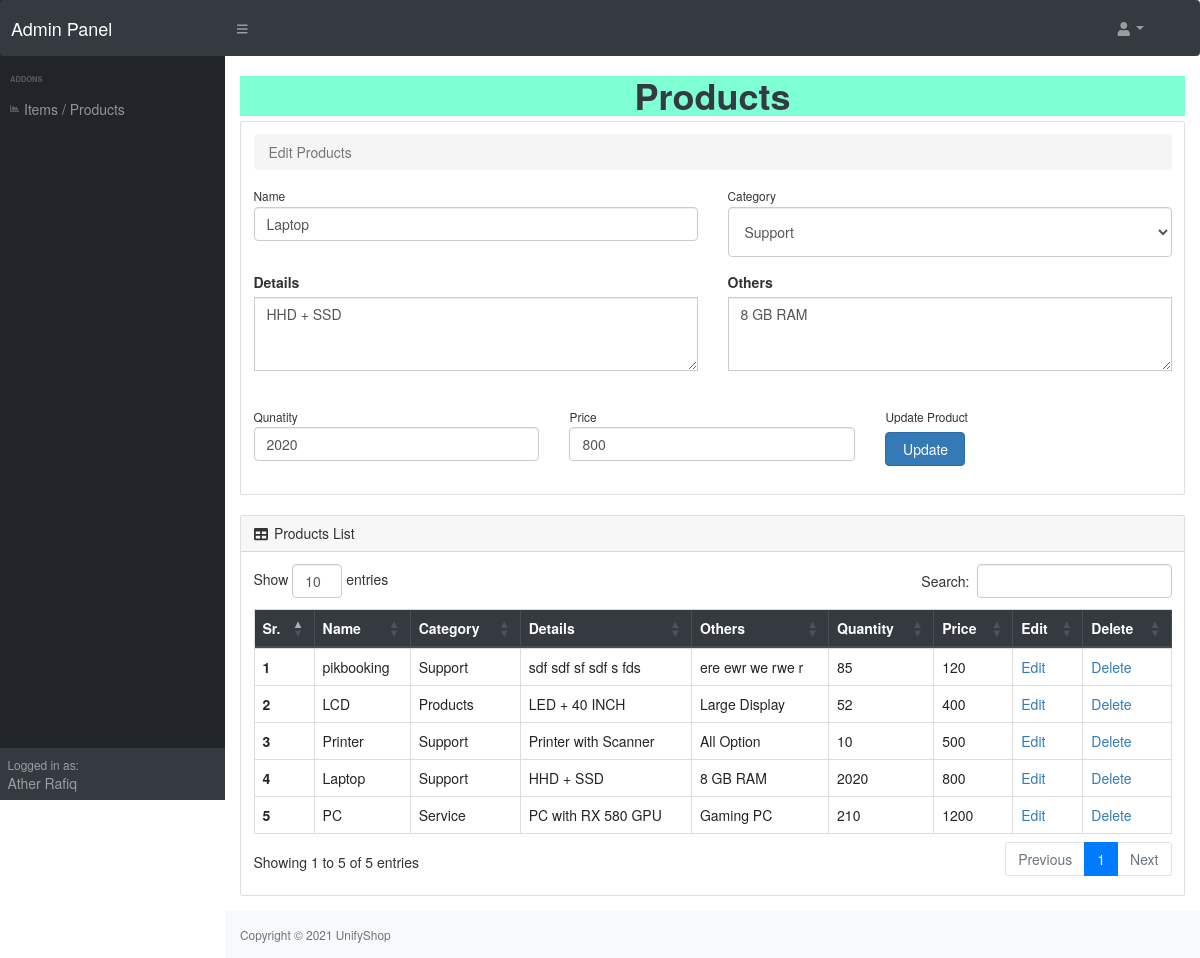
Page /product?id=13 (signed in) on the committed database.
### tables this page shows
CREATE TABLE "Products" (
	"id"	INTEGER,
	"Name"	TEXT,
	"Category"	TEXT,
	"Details"	TEXT,
	"Others"	TEXT,
	"Quantity"	NUMERIC,
	"Price"	NUMERIC,
	"Image"	TEXT,
	PRIMARY KEY("id" AUTOINCREMENT)
);

### main.py (the view)
@app.route('/product')
def product():
    products = db_operatoins.get_all_products()
    edit_id = request.args.get('id')
    edit_product = None
    if edit_id != None:
        edit_product = db_operatoins.get_one_product(edit_id)
    if 'admin' in session:
        return render_template('admin_products.html', admin=session['admin'], products=products, edit_product=edit_product )
    else:
        return redirect(url_for('login'))

### db_operatoins.py (called while the page is built)
def get_db():
    db = getattr(g, '_database', None)
    if db is None:
        db = g._database = sqlite3.connect(DATABASE)
    return db

def get_all_products():
    cursor = get_db().cursor()
    sql = "SELECT * FROM Products ORDER BY Id DESC"
    cursor.execute(sql)
    products = cursor.fetchall()
    return products

def get_one_product(id):
    cursor = get_db().cursor()
    sql = "SELECT * FROM Products WHERE Id='{0}'".format(int(id))
    cursor.execute(sql)
    product = cursor.fetchone()
    return product

### templates/admin_products.html (shortened to what this page needs)
{% extends "admin_base.html" %}
{% block body %}
<main>
    <div class="container-fluid">
        <h1 style="text-align:center; background-color: aquamarine;" class="p-6 mb-2 text-dark font-weight-bold">
            Products</h1>
        <div class="card" style="margin-bottom: 20px;">
            <div class="card-body">
                {% if edit_product == None %}
                <ol class="breadcrumb mb-4">
                    <li class="breadcrumb-item active">Add New (Product)</li>
                </ol>
                <form action="{{url_for('insert_product')}}" method="POST" enctype="multipart/form-data">
                    <div class="row">
                        <div class="col-xl-6 col-md-6 col-sm-12">
                            <div class="form-group">
                                <label class="small mb-1" for="inputName">Name</label>
                                <input class="form-control py-4" id="inputName" name="name" type="text"
                                    placeholder="Enter Name" required />
                            </div>
                        </div>
                        <div class="col-xl-6 col-md-6 col-sm-12">
                            <div class="form-group">
                                <label class="small mb-1" for="inputType">Category</label>
                                <select class="form-control selectpicker" style="height: 50px;" name="category"
                                    id="category" required>
                                    <option value="" selected>--Select Category--</option>
                                    <option value="Products">Products</option>
                                    <option value="Service">Service</option>
                                    <option value="Support">Support</option>
                                </select>
                            </div>
                        </div>
                        <div class="col-xl-6 col-md-6 col-sm-12">
                            <div class="form-group">
                                <label for="exampleFormControlTextarea2">Details</label>
                                <textarea class="form-control rounded-0" name="details" id="details"
                                    rows="3"></textarea>
                            </div>
                        </div>
                        <div class="col-xl-6 col-md-6 col-sm-12">
                            <div class="form-group">
                                <label for="exampleFormControlTextarea2">Others</label>
                                <textarea class="form-control rounded-0" name="others" id="others" rows="3"></textarea>
                            </div>
                        </div>
                        <div class="col-xl-3 col-md-6 col-sm-12">
                            <br>
                            <div class="form-group">
                                <label for="exampleFormControlTextarea2">Select 1st Image</label>
                                <input id="img1" accept="image/*" onchange="loadImage(event, 'image1')" name="img"
                                    type="file" required />
                            </div>
                            <div id="close">
                                <button type="button" onclick="remove_image(this, 'img1')" id="x">X</button>
                                <img id="image1" class="image" width="100%" height="100%" />
                            </div>
                        </div>
                        <div class="col-xl-3 col-md-6 col-sm-12">
                            <br>
                            <div class="form-group">
                                <label for="exampleFormControlTextarea2">Select 2nd Image</label>
                                <input id="img2" accept="image/*" onchange="loadImage(event, 'image2')" name="img"
                                    type="file" />
                            </div>
                            <div id="close">
                                <button type="button" onclick="remove_image(this, 'img2')" id="x">X</button>
                                <img id="image2" class="image" width="100%" height="100%" />
                            </div>
                        </div>
                        <div class="col-xl-3 col-md-6 col-sm-12">
                            <br>
                            <div class="form-group">
                                <label for="exampleFormControlTextarea2">Select 3rd Image</label>
                                <input id="img3" accept="image/*" onchange="loadImage(event, 'image3')" name="img"
                                    type="file" />
                            </div>
                            <div id="close">
                                <button type="button" onclick="remove_image(this, 'img3')" id="x">X</button>
                                <img id="image3" class="image" width="100%" height="100%" />
                            </div>
                        </div>
                        <div class="col-xl-3 col-md-6 col-sm-12">
                            <br>
                            <div class="form-group">
                                <label for="exampleFormControlTextarea2">Select 4th Image</label>
                                <input id="img4" accept="image/*" onchange="loadImage(event, 'image4')" name="img"
                                    type="file" />
                            </div>
                            <div id="close">
                                <button type="button" onclick="remove_image(this, 'img4')" id="x">X</button>
                                <img id="image4" class="image" width="100%" height="100%" />
                            </div>
                        </div>
                        <div class="col-xl-4 col-md-6 col-sm-12">
                            <br>
                            <div class="form-group">
                                <label class="small mb-1" for="inputQunatity">Qunatity</label>
                                <input class="form-control py-4" id="qunatity" name="qunatity" min="0" type="number"
                                    placeholder="Enter Quantity" required />
                            </div>
                        </div>
                        <div class="col-xl-4 col-md-6 col-sm-12">
                            <br>
                            <div class="form-group">
                                <label class="small mb-1" for="inputQunatity">Price</label>
                                <input class="form-control py-4" id="price" name="price" min="0" type="number"
                                    placeholder="Enter Price" required />
                            </div>
                        </div>
                        <div class="col-xl-4 col-md-6 col-sm-12">
                            <br>
                            <div class="form-group">
                                <label class="small mb-1" for="inputButton">Add Product</label>
                                <div class="form-group mt-2 mb-0"><button type="submit" style="width: 60px;"
                                        class="btn btn-primary btn-block">Add</button></div>
                            </div>
                        </div>
                    </div>
                </form>
                {% else %}
                <ol class="breadcrumb mb-4">
                    <li class="breadcrumb-item active">Edit Products</li>
                </ol>
                <form action="{{url_for('update_product')}}" method="POST">
                    <div class="row">
                        <div class="col-xl-6 col-md-6 col-sm-12">
                            <div class="form-group">
                                <label class="small mb-1" for="inputName">Name</label>
                                <input class="form-control py-4" id="inputName" value="{{ edit_product[1]}}" name="name"
                                    type="text" placeholder="Enter Name" required />
                            </div>
                        </div>
                        <div class="col-xl-6 col-md-6 col-sm-12">
                            <div class="form-group">
                                <label class="small mb-1" for="inputType">Category</label>
                                <select class="form-control selectpicker" value="{{ edit_product[2] }}"
                                    style="height: 50px;" name="category" id="category" required>
                                    {% if edit_product[2] == 'Products' %}
                                    <option selected value="Products">Products</option>
                                    <option value="Service">Service</option>
                                    <option value="Support">Support</option>
                                    {% elif edit_product[2] == 'Service' %}
                                    <option selected value="Service">Service</option>
                                    <option value="Products">Products</option>
                                    <option value="Support">Support</option>
                                    {% else %}
                                    <option selected value="Support">Support</option>
                                    {% endif %}
                                </select>
                            </div>
                        </div>
                        <div class="col-xl-6 col-md-6 col-sm-12">
                            <div class="form-group">
                                <label for="exampleFormControlTextarea2">Details</label>
                                <textarea class="form-control rounded-0" name="details" id="details"
                                    rows="3">{{ edit_product[3]}}</textarea>
                            </div>
                        </div>
                        <div class="col-xl-6 col-md-6 col-sm-12">
                            <div class="form-group">
                                <label for="exampleFormControlTextarea2">Others</label>
                                <textarea class="form-control rounded-0" name="others" id="others"
                                    rows="3">{{ edit_product[4]}}</textarea>
                            </div>
                        </div>
                        <div class="col-xl-4 col-md-6 col-sm-12">
                            <br>
                            <div class="form-group">
                                <label class="small mb-1" for="inputQunatity">Qunatity</label>
                                <input class="form-control py-4" id="qunatity" name="qunatity" min="0"
                                    value="{{ edit_product[5]}}" type="number" placeholder="Enter Quantity" required />
                            </div>
                        </div>
                        <div class="col-xl-4 col-md-6 col-sm-12">
                            <br>
                            <div class="form-group">
                                <label class="small mb-1" for="inputQunatity">Price</label>
                                <input class="form-control py-4" id="price" name="price" min="0"
                                    value="{{ edit_product[6]}}" type="number" placeholder="Enter Price" required />
                            </div>
                        </div>
                        <div class="col-xl-4 col-md-6 col-sm-12">
                            <br>
                            <div class="form-group">
                                <label class="small mb-1" for="inputButton">Update Product</label>
                                <div class="form-group mt-2 mb-0"><button type="submit" style="width: 80px;"
                                        class="btn btn-primary btn-block">Update</button></div>
                            </div>
                        </div>
                    </div>
                </form>
                {% endif %}
            </div>
        </div>
        <div class="card mb-4">
            <div class="card-header">
                <i class="fas fa-table mr-1"></i>
                Products List
            </div>
            <div class="card-body">
                <div class="table-responsive">
                    <table class="table table-bordered table-hover" id="dataTable" width="100%" cellspacing="0">
                        <thead class="thead-dark">
                            <tr>
                                <th>Sr.</th>
                                <th>Name</th>
                                <th>Category</th>
                                <th>Details</th>
                                <th>Others</th>
                                <th>Quantity</th>
                                <th>Price</th>
                                <th>Edit</th>
                                <th>Delete</th>
                            </tr>
                        </thead>
                        <tbody>
                            {% for product in products %}
                            <tr>
                                <th>{{loop.index}}</th>
                                <td>{{ product[1] }}</td>
                                <td>{{ product[2] }}</td>
                                <td>{{ product[3] }}</td>
                                <td>{{ product[4] }}</td>
                                <td>{{ product[5] }}</td>
                                <td>{{ product[6] }}</td>
                                <td><a href="/product?id={{product[0]}}">Edit</a></td>
                                <td><a href="#" onclick="set_delete_buyer_path('{{product[0]}}')" data-toggle="modal"
                                        data-target="#exampleModal">Delete</a></td>
                            </tr>
                            {% endfor %}
                        </tbody>
                    </table>
                </div>
            </div>
        </div>
    </div>
</main>
{% endblock %}

### rows in the picture
Products: name "Laptop", category "Support", details "HHD + SSD", others "8 GB RAM", qunatity "2020", price "800", Name "Laptop", Category "Support", Details "HHD + SSD", Others "8 GB RAM", Quantity "2020", Price "800"
Products: Name "pikbooking", Category "Support", Details "sdf sdf sf sdf s fds", Others "ere ewr we rwe r", Quantity "85", Price "120"
Products: Name "LCD", Category "Products", Details "LED + 40 INCH", Others "Large Display", Quantity "52", Price "400"
Products: Name "Printer", Category "Support", Details "Printer with Scanner", Others "All Option", Quantity "10", Price "500"
Products: Name "PC", Category "Service", Details "PC with RX 580 GPU", Others "Gaming PC", Quantity "210", Price "1200"

### other values in the picture
{{ admin[1] }} "Ather Rafiq"
